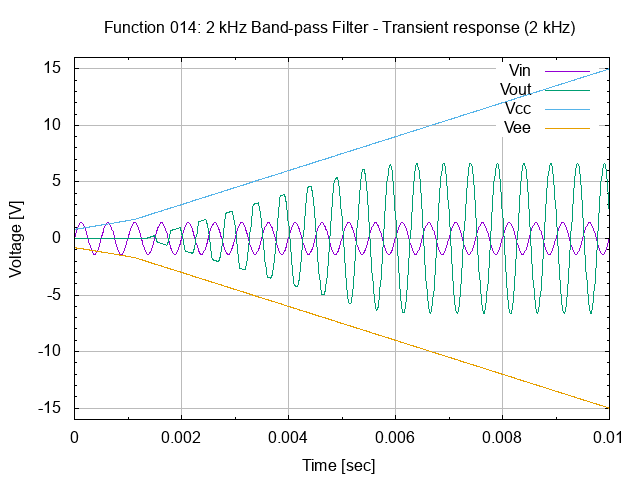

Here is the gnuplot script that generated this plot:
# set terminal
set term png

#set graph
set output "26.014.00.01.01.03.png"
set title "Function 014: 2 kHz Band-pass Filter - Transient response (2 kHz)"

# setup Y-axis
set yrange [-16:16]
set grid ytics lt 1 lw 1 lc rgb "#bbbbbb"
set mytics
set ylabel "Voltage [V]"

# setup X-axis
set grid xtics lt 1 lw 1 lc rgb "#bbbbbb"
set mxtics
set xrange [0:0.01]
set xlabel "Time [sec]"

# setup plot style
set style data lines
plot '26.014.00.01.01.dat' using 1:2 title "Vin", \
     '26.014.00.01.01.dat' using 1:3 title "Vout", \
     '26.014.00.01.01.dat' using 1:4 title "Vcc", \
     '26.014.00.01.01.dat' using 1:5 title "Vee"

# set output back to default
set output

# reset terminal type
set terminal pop
